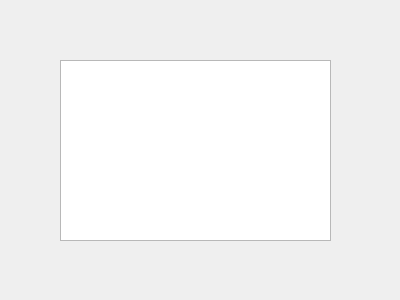
<?xml version="1.0" encoding="UTF-8"?>
<ui version="4.0">
 <class>department_list</class>
 <widget class="QDialog" name="department_list">
  <property name="geometry">
   <rect>
    <x>0</x>
    <y>0</y>
    <width>400</width>
    <height>300</height>
   </rect>
  </property>
  <property name="windowTitle">
   <string>Dialog</string>
  </property>
  <property name="styleSheet">
   <string notr="true">/* Stylisation du QGroupBox */
QGroupBox {
    border: 2px solid #4CAF50; /* Bordure verte */
    border-radius: 5px;
    margin-top: 10px; /* Décale le titre */
    font: bold 12px &quot;Segoe UI&quot;;
    color: #4CAF50; /* Couleur du texte */
    background-color: #f9f9f9; /* Arrière-plan clair */
}

QGroupBox::title {
    subcontrol-origin: margin;
    subcontrol-position: top center; /* Position du titre */
    padding: 0 10px; /* Espacement autour du texte */
    color: #333; /* Couleur du texte du titre */
    background-color: #FFFFFF;
}

/* Stylisation des QPushButton */
QPushButton {
    background-color: #4CAF50; /* Couleur verte */
    color: white;
    border: 1px solid #388E3C; /* Bordure verte foncée */
    border-radius: 5px;
    padding: 6px 12px;
    font: bold 10px &quot;Segoe UI&quot;;
    min-width: 70px;
}

QPushButton:hover {
    background-color: #45A049; /* Vert plus clair au survol */
    border: 1px solid #2E7D32;
}

QPushButton:pressed {
    background-color: #388E3C; /* Vert foncé quand cliqué */
    border: 1px solid #1B5E20;
}
</string>
  </property>
  <widget class="QTableWidget" name="tableWidget">
   <property name="geometry">
    <rect>
     <x>60</x>
     <y>60</y>
     <width>271</width>
     <height>181</height>
    </rect>
   </property>
  </widget>
 </widget>
 <resources/>
 <connections/>
</ui>
